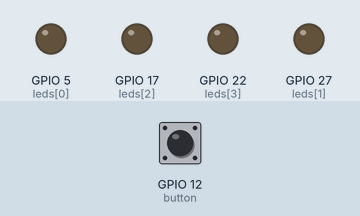
A program run on a simulated Raspberry Pi (BCM pin numbers). Parts: output pins drawn as LEDs (lit = HIGH). Inputs (shaded band) come from the test bench; at power-on: GPIO 12 (button) HIGH.

Above: at 1.2 s.
1.3 s: GPIO 12 (button) pulled LOW for 0.15 s
At 1.4 s:
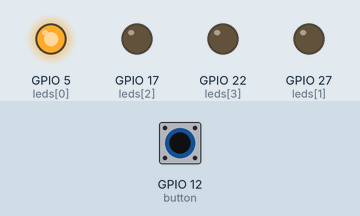
At 1.8 s:
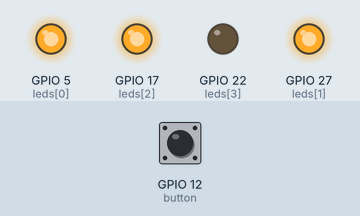
Timing chart, 0 to 4.3 s (numbered marks = the images above; inputs shaded):
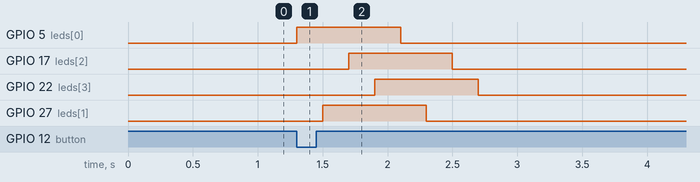

Measured:
- after the input at 1.3 s, GPIO 5 (leds[0]): LOW → HIGH at once, → LOW 0.80 s later; GPIO 17 (leds[2]): LOW → HIGH after 0.40 s, → LOW 0.80 s later; GPIO 22 (leds[3]): LOW → HIGH after 0.60 s, → LOW 0.80 s later; GPIO 27 (leds[1]): LOW → HIGH after 0.20 s, → LOW 0.80 s later

The program:

gpiomission23.py
```python
from gpiozero import LED, Button
from signal import pause
from time import sleep

# LED 연결 (도미노 순서대로)
leds = [LED(5), LED(27), LED(17), LED(22)]

# 버튼 연결
button = Button(12)

# 도미노 동작 함수
def run_domino():
    for led in leds:
        led.on()
        sleep(0.2)  # 순차적으로 켜짐
    for led in leds:
        led.off()
        sleep(0.2)  # 순차적으로 꺼짐

# 버튼이 눌릴 때 도미노 동작 실행
button.when_pressed = run_domino

pause()  # 계속 실행 유지
```
